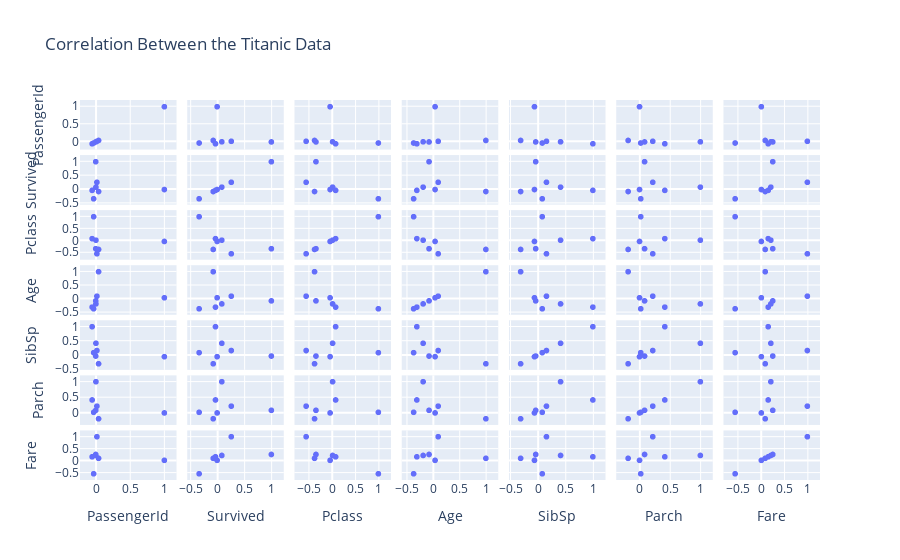

This figure's notebook cell:
### Code cell
Matrix = Titanic.corr()
fig = px.scatter_matrix(Matrix, title ="Correlation Between the Titanic Data")
fig.show()

### Figure 1 — Plotly figure (JSON) as saved in the notebook; plotly's stock layout.template omitted (floating-point values rounded to 4 significant figures)
{"data": [{"dimensions": [{"axis": {"matches": true}, "label": "PassengerId", "values": [1, -0.005007, -0.03514, 0.03685, -0.05753, -0.001652, 0.01266]}, {"axis": {"matches": true}, "label": "Survived", "values": [-0.005007, 1, -0.3385, -0.07722, -0.03532, 0.08163, 0.2573]}, {"axis": {"matches": true}, "label": "Pclass", "values": [-0.03514, -0.3385, 1, -0.3692, 0.08308, 0.01844, -0.5495]}, {"axis": {"matches": true}, "label": "Age", "values": [0.03685, -0.07722, -0.3692, 1, -0.3082, -0.1891, 0.09607]}, {"axis": {"matches": true}, "label": "SibSp", "values": [-0.05753, -0.03532, 0.08308, -0.3082, 1, 0.4148, 0.1597]}, {"axis": {"matches": true}, "label": "Parch", "values": [-0.001652, 0.08163, 0.01844, -0.1891, 0.4148, 1, 0.2162]}, {"axis": {"matches": true}, "label": "Fare", "values": [0.01266, 0.2573, -0.5495, 0.09607, 0.1597, 0.2162, 1]}], "hovertemplate": "%{xaxis.title.text}=%{x}<br>%{yaxis.title.text}=%{y}<extra></extra>", "legendgroup": "", "marker": {"color": "#636efa", "symbol": "circle"}, "name": "", "showlegend": false, "type": "splom"}], "layout": {"dragmode": "select", "legend": {"tracegroupgap": 0}, "title": {"text": "Correlation Between the Titanic Data"}}}
